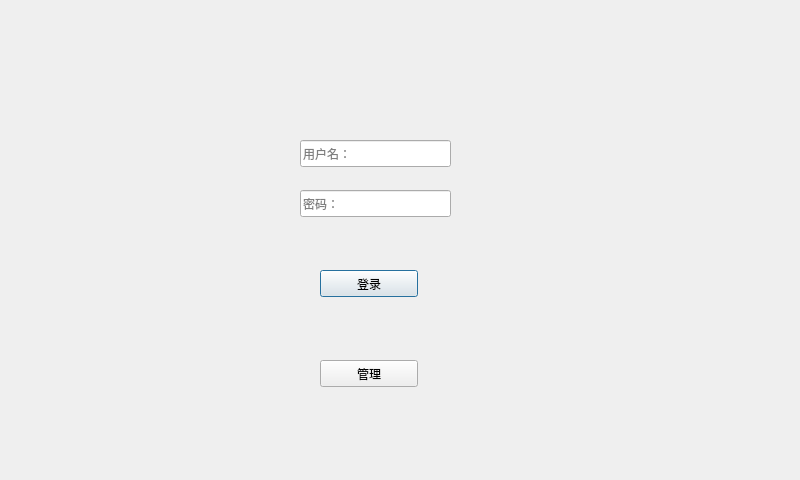
<?xml version="1.0" encoding="UTF-8"?>
<ui version="4.0">
 <class>login</class>
 <widget class="QDialog" name="login">
  <property name="geometry">
   <rect>
    <x>0</x>
    <y>0</y>
    <width>800</width>
    <height>480</height>
   </rect>
  </property>
  <property name="windowTitle">
   <string>login</string>
  </property>
  <widget class="QLabel" name="label">
   <property name="geometry">
    <rect>
     <x>0</x>
     <y>0</y>
     <width>800</width>
     <height>480</height>
    </rect>
   </property>
   <property name="styleSheet">
    <string notr="true">border-image: url(:/6101.jpg);</string>
   </property>
   <property name="text">
    <string/>
   </property>
  </widget>
  <widget class="QLineEdit" name="led_name">
   <property name="geometry">
    <rect>
     <x>300</x>
     <y>140</y>
     <width>151</width>
     <height>27</height>
    </rect>
   </property>
   <property name="placeholderText">
    <string>用户名：</string>
   </property>
  </widget>
  <widget class="QLineEdit" name="led_pwd">
   <property name="geometry">
    <rect>
     <x>300</x>
     <y>190</y>
     <width>151</width>
     <height>27</height>
    </rect>
   </property>
   <property name="echoMode">
    <enum>QLineEdit::Password</enum>
   </property>
   <property name="placeholderText">
    <string>密码：</string>
   </property>
  </widget>
  <widget class="QPushButton" name="pushButton">
   <property name="geometry">
    <rect>
     <x>320</x>
     <y>270</y>
     <width>98</width>
     <height>27</height>
    </rect>
   </property>
   <property name="text">
    <string>登录</string>
   </property>
  </widget>
  <widget class="QPushButton" name="pushButton_2">
   <property name="geometry">
    <rect>
     <x>320</x>
     <y>360</y>
     <width>98</width>
     <height>27</height>
    </rect>
   </property>
   <property name="text">
    <string>管理</string>
   </property>
  </widget>
 </widget>
 <layoutdefault spacing="6" margin="11"/>
 <resources/>
 <connections/>
</ui>
